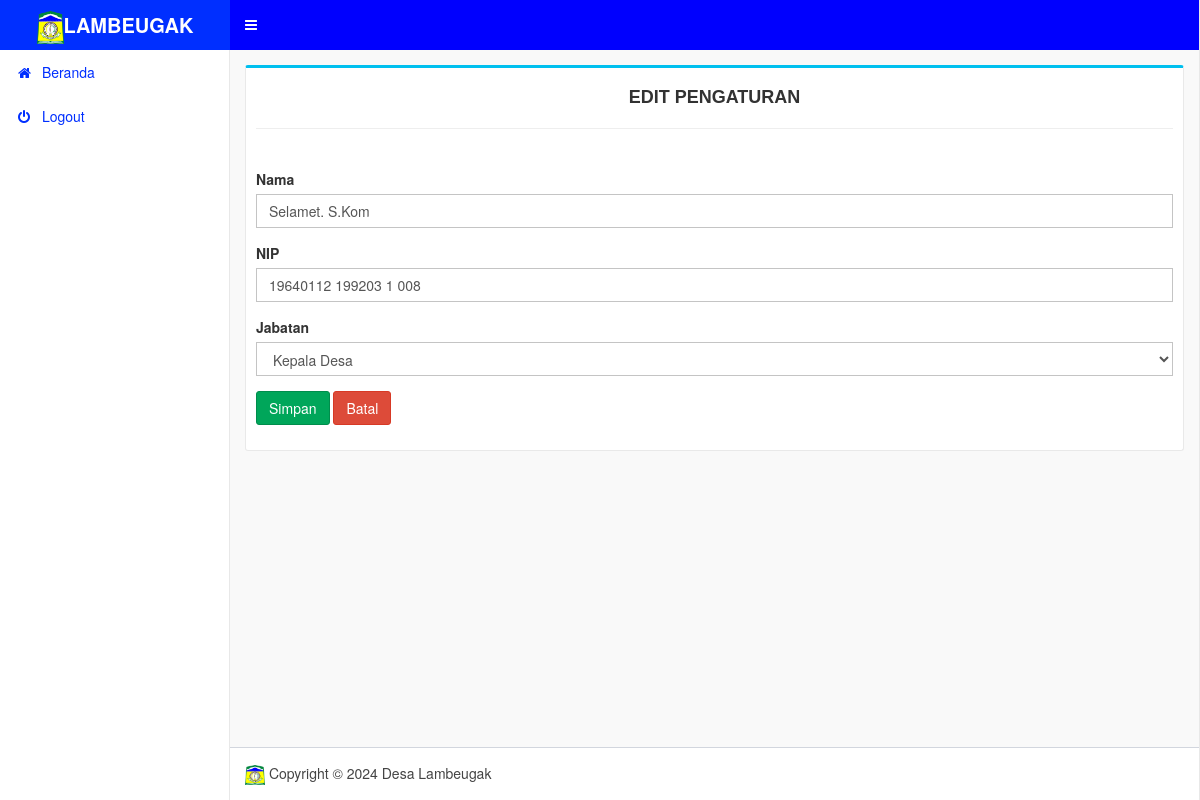
The app's page /pengaturan/edit/1 with its own data.
### tables this page shows
CREATE TABLE `pejabat` (
  `id_pejabat` int(11) NOT NULL,
  `nama_pejabat` varchar(255) NOT NULL,
  `nip_pejabat` varchar(255) NOT NULL,
  `jabatan_pejabat` varchar(255) NOT NULL
);

### application/controllers/Pengaturan.php (called while the page is built, shortened)
<?php
class Pengaturan extends CI_Controller
{
	public function __construct()
	{
		$this->load->model('m_pengaturan');
	}
	public function edit()
	{
		$data['title'] = "Edit Pengaturan - Desa Lambeugak";
		$data['pengaturan'] = $this->m_pengaturan->edit($this->uri->segment(3));
		$this->load->view('header', $data);
		$this->load->view('pengaturan/edit_pengaturan');
		$this->load->view('footer');
	}
}

### index.php (called while the page is built, shortened)
<?php
require_once BASEPATH.'core/CodeIgniter.php';

### application/models/M_pengaturan.php (called while the page is built, shortened)
<?php
class M_pengaturan extends CI_Model {
	public function edit($id) {
		$this->db->where('id_pejabat', $id);
		return $this->db->get('pejabat')->row();
	}
}

### application/views/pengaturan/edit_pengaturan.php (the view, shortened to what this page needs)
<div class="content-wrapper">
  <section class="content">
    <div class="box box-info">
      <div class="box-header">
        <h4 style="text-align:center"><b>EDIT PENGATURAN</b></h4><hr>
      </div>
      <div class="box-body">
      <form action="<?php echo base_url('pengaturan/proses_edit'); ?>" method="post">
        <div class="form-group">
          <label>Nama</label>
          <input type="text" name="nama" value="<?php echo $pengaturan->nama_pejabat; ?>"  class="form-control" />
        </div>
        <div class="form-group">
          <label>NIP</label>
          <input type="text" name="nip" value="<?php echo $pengaturan->nip_pejabat; ?>"  class="form-control" />
        </div>
        <div class="form-group">
          <label>Jabatan</label>
		  <select name="jabatan" class="form-control">
			<option value="Kepala Desa" <?php if($pengaturan->jabatan_pejabat == "Kepala Desa"){ echo "selected"; } ?>>Kepala Desa</option>
		  </select>
        </div>
        <div class="form-group">
          <button class="btn btn-success">Simpan</button>
          <a href="<?php echo base_url('pengaturan'); ?>" class="btn btn-danger">Batal</a>
        </div>
      </form>
    </div>
  </div>
</section>
</div>

### assets/style.css (style rules this page uses)
.content-wrapper { background-color: #f9f9f9; }
.box { border-left: 1px #e9e9e9 solid; border-right: 1px #e9e9e9 solid; border-bottom: 1px #e9e9e9 solid; }
.box-header h4 { color: #323232; }

### records on screen
pejabat: nama "Selamet. S.Kom", nip "19640112 199203 1 008", jabatan "Kepala Desa"
